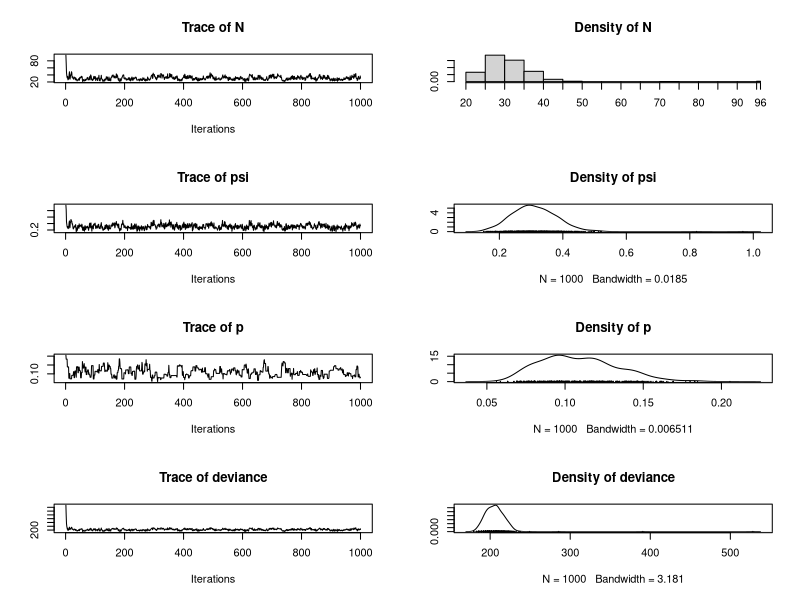

Source code (R):
## ---- chunk 1
N <- 30
K <- 10  # nOccasions
p <- 0.1 # capture prob on 1 occasion

1 - (1-p)^K # capture prob after K occasions
## ---- chunk 2
yall <- matrix(NA, N, K)
for(k in 1:K) {
    yall[,k] <- rbinom(N, 1, p)
}
## ---- chunk 3
y <- yall[rowSums(yall)>0,]
y
## ---- chunk 4
rowSums(y)
table(rowSums(y))
colSums(y)
## ---- chunk 5

M0.gibbs <- function(y, M, niter, tune) {

    n0 <- nrow(y)
    K <- ncol(y)
    yaug <- matrix(0L, M, K)
    yaug[1:n0,] <- y
    captured <- rowSums(yaug, na.rm=TRUE)>0

    ## Initial values
    z <- rep(1, M)
    psi <- runif(1)
    p <- runif(1)

    ## Initial densities
    ## Avoiding for loop with R's recycling rules
    lp.y <- dbinom(yaug, 1, z*p, log=TRUE)
    lp.z <- dbinom(z, 1, psi, log=TRUE)
    lp.psi <- dbeta(psi, 1, 1, log=TRUE)
    lp.p <- dbeta(p, 1, 1, log=TRUE)

    out <- matrix(NA, niter, 4)
    colnames(out) <- c("N", "psi", "p", "deviance")

    for(iter in 1:niter) {
        ## Sample from p(z|dot)
        for(i in 1:M) {
            if(captured[i])
                next
            z.cand <- 1-z[i]
            lp.z.cand <- dbinom(z.cand, 1, psi, log=TRUE)
            lp.y.cand <- dbinom(yaug[i,], 1, z.cand*p, log=TRUE)
            if(runif(1) < exp((lp.z.cand+sum(lp.y.cand)) -
                              (lp.z[i]+sum(lp.y[i,])))) {
                z[i] <- z.cand
                lp.y[i,] <- lp.y.cand
                lp.z[i] <- lp.z.cand
            }
        }

        ## Sample from p(psi|dot)
        ## psi.cand <- rnorm(1, psi, tune[1])
        ## if(psi.cand>0 & psi.cand<1) {
        ##     lp.z.cand <- dbinom(z, 1, psi.cand, log=TRUE)
        ##     lp.psi.cand <- dbeta(psi.cand, 1, 1, log=TRUE)
        ##     if(runif(1) < exp((sum(lp.z.cand)+lp.psi.cand)-
        ##                       (sum(lp.z)+lp.psi))) {
        ##         psi <- psi.cand
        ##         lp.z <- lp.z.cand
        ##         lp.psi <- lp.psi.cand
        ##     }
        ## }
        psi <- rbeta(1, 1+sum(z), 1+M-sum(z))

        ## Sample from p(p|dot)
        p.cand <- rnorm(1, p, tune[2])
        if(p.cand>0 & p.cand<1) {
            lp.y.cand <- dbinom(yaug, 1, z*p.cand, log = TRUE)
            lp.p.cand <- dbeta(p.cand, 1, 1, log = TRUE)
            if(runif(1) < exp((sum(lp.y.cand)+lp.p.cand)-
                              (sum(lp.y)+lp.p))) {
                p <- p.cand
                lp.y <- lp.y.cand
                lp.p <- lp.p.cand
            }
        }

        N <- sum(z)
        deviance <- -2*sum(lp.y)

        out[iter,] <- c(N, psi, p, deviance)
    
    }
    return(out)
}

## ---- chunk 6

debugonce(M0.gibbs)

fmM0.1 <- M0.gibbs(y=y, M=100, niter=1000, tune=c(0.15,0.05))

library(coda)
mcM0.1 <- as.mcmc(fmM0.1)
plot(mcM0.1)

rejectionRate(mcM0.1)


## ---- chunk 7
M <- 100
yAug <- matrix(0, M, K)
yAug[1:nrow(y),] <- y
##yAug
